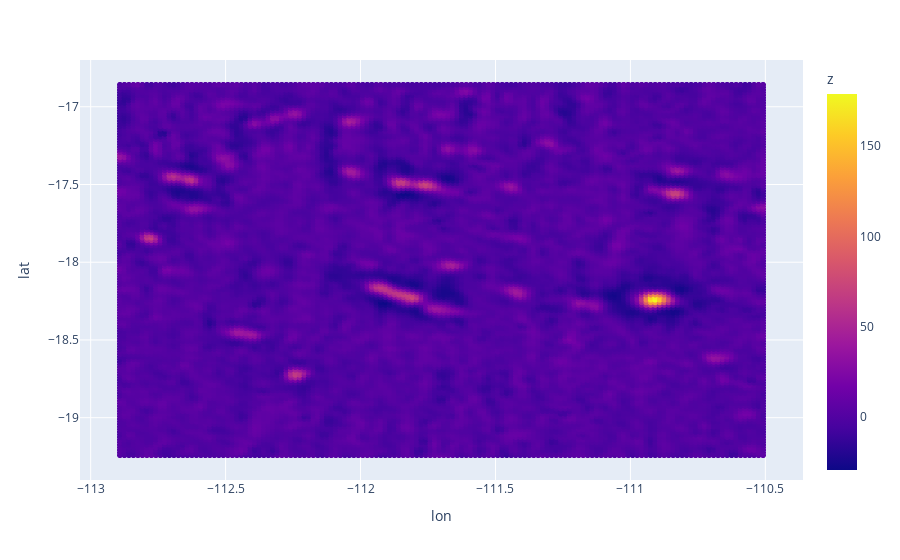

Notebook code cell kept with this figure:
### Code cell
px.scatter(dat, x='lon', y='lat', color='z')

### Figure 1 — Plotly figure (JSON) as saved in the notebook; plotly's stock layout.template omitted (floating-point values rounded to 4 significant figures; data arrays with more than 128 entries replaced by an {"elided": "..."} marker saying what was removed)
{"data": [{"hovertemplate": "lon=%{x}<br>lat=%{y}<br>z=%{marker.color}<extra></extra>", "legendgroup": "", "marker": {"color": {"elided": "20736 float values"}, "coloraxis": "coloraxis", "symbol": "circle"}, "mode": "markers", "name": "", "showlegend": false, "type": "scattergl", "x": {"elided": "20736 float values"}, "xaxis": "x", "y": {"elided": "20736 float values"}, "yaxis": "y"}], "layout": {"coloraxis": {"colorbar": {"title": {"text": "z"}}, "colorscale": [[0, "#0d0887"], [0.1111, "#46039f"], [0.2222, "#7201a8"], [0.3333, "#9c179e"], [0.4444, "#bd3786"], [0.5556, "#d8576b"], [0.6667, "#ed7953"], [0.7778, "#fb9f3a"], [0.8889, "#fdca26"], [1, "#f0f921"]]}, "legend": {"tracegroupgap": 0}, "margin": {"t": 60}, "xaxis": {"anchor": "y", "domain": [0, 1], "title": {"text": "lon"}}, "yaxis": {"anchor": "x", "domain": [0, 1], "title": {"text": "lat"}}}}
